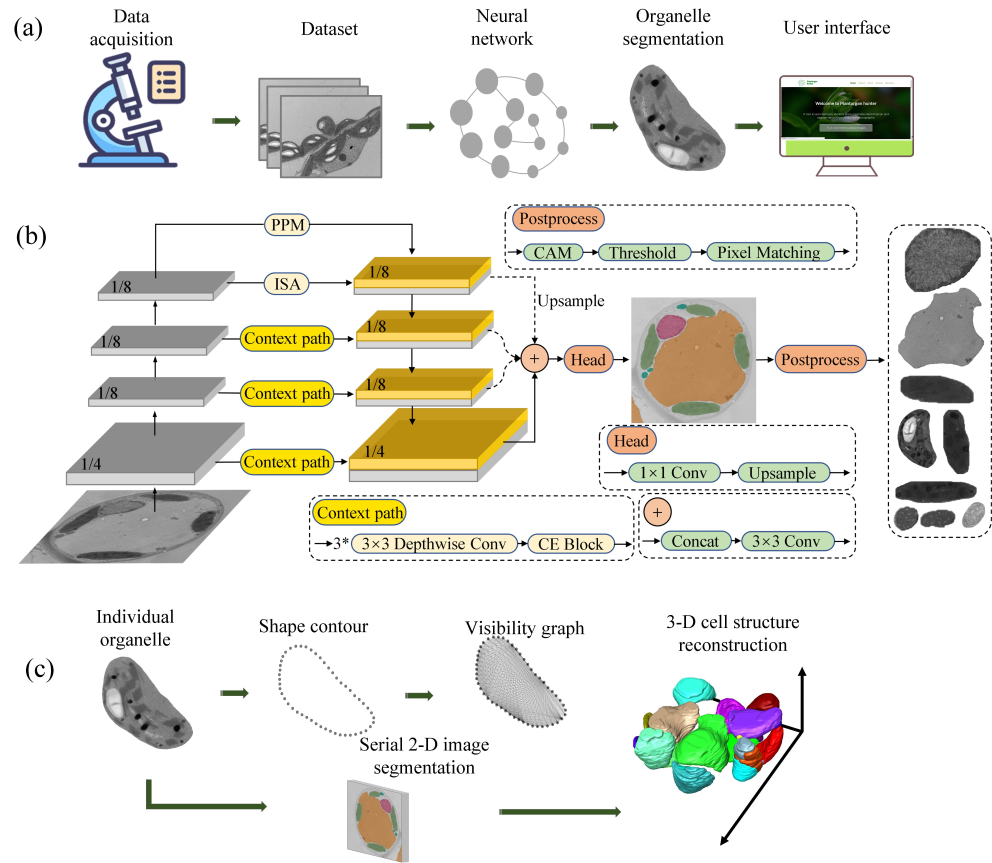
#> input picture markdowns/imagefiles/framework.jpeg, 6944 x 6041 px (shown at 1/7 size)
$ python -i split_img.py   (imports and definitions only)
#> lines starting #> are read from the running program, lines starting #| are printed output that depends on the picture
import numpy as np
import cv2

# [74 lines left out: functions ReturnSplitImg2, ReturnSplitImg, calculate_result, not called in this run]

def Crop_img(old_img):

    old_img2 = np.array(old_img)
    w,h,_ = old_img2.shape
    old_img2 = cv2.cvtColor(old_img2, cv2.COLOR_RGB2GRAY)
    ret, old_img2 = cv2.threshold(old_img2, 254, 255, cv2.THRESH_BINARY)
    contours, hierarchy = cv2.findContours(old_img2, cv2.RETR_EXTERNAL, cv2.CHAIN_APPROX_NONE)[-2:]
    area = []

    for k in range(len(contours)):
        area.append(cv2.contourArea(contours[k]))
    max_idx = np.argmax(np.array(area))
    w2 = contours[max_idx][0][0][1]
    return old_img.crop([0, 0, h, w2])

>>> import cv2
>>> picture = cv2.imread('../markdowns/imagefiles/framework.jpeg', cv2.IMREAD_GRAYSCALE)
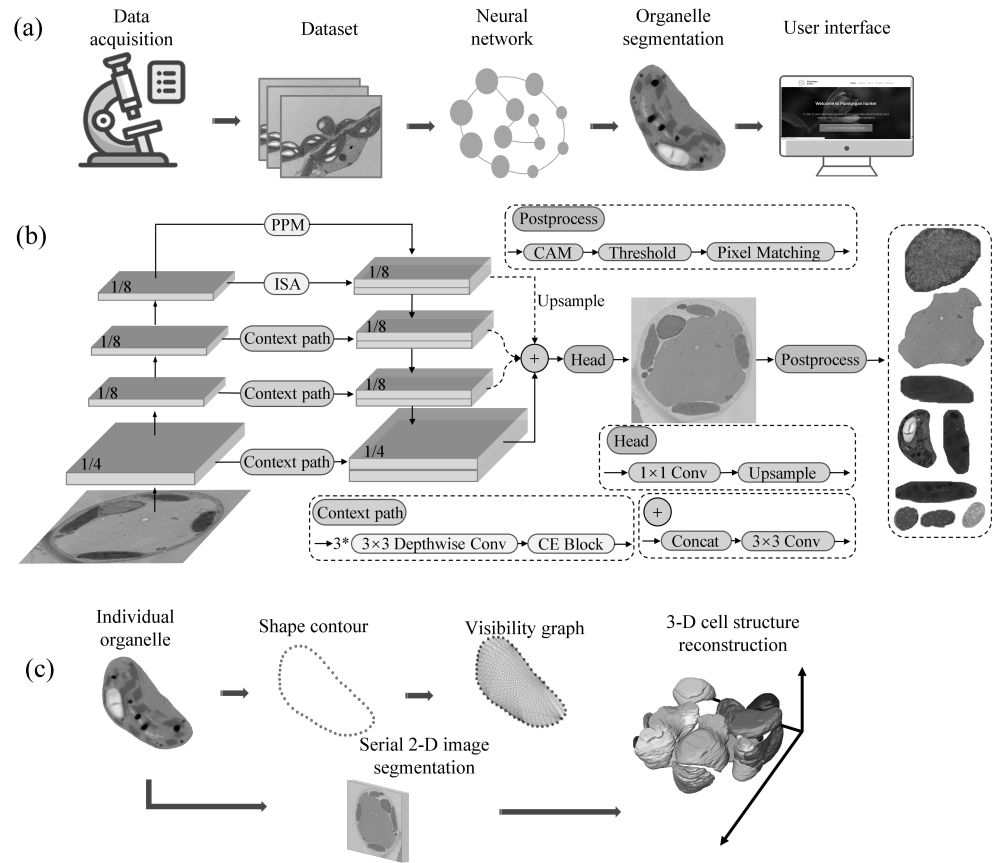
#> picture: shape (6041, 6944) (shown at 1/7 size); min 0, max 255, mean 227.6
#> (the run stopped early here; a loop or call above may not have finished)
